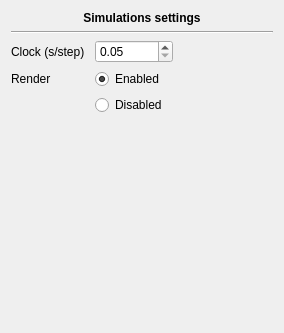
                    <widget class="QWidget" name="scrollAreaWidgetContents_6">
                     <property name="geometry">
                      <rect>
                       <x>0</x>
                       <y>0</y>
                       <width>284</width>
                       <height>333</height>
                      </rect>
                     </property>
                     <layout class="QVBoxLayout" name="verticalLayout_2">
                      <item>
                       <widget class="QLabel" name="label_14">
                        <property name="font">
                         <font>
                          <weight>75</weight>
                          <bold>true</bold>
                         </font>
                        </property>
                        <property name="text">
                         <string>Simulations settings</string>
                        </property>
                        <property name="alignment">
                         <set>Qt::AlignCenter</set>
                        </property>
                       </widget>
                      </item>
                      <item>
                       <widget class="Line" name="line_13">
                        <property name="orientation">
                         <enum>Qt::Horizontal</enum>
                        </property>
                       </widget>
                      </item>
                      <item>
                       <layout class="QGridLayout" name="gridLayout_6">
                        <item row="0" column="1">
                         <widget class="QDoubleSpinBox" name="doubleSpinBox">
                          <property name="minimum">
                           <double>0.050000000000000</double>
                          </property>
                          <property name="maximum">
                           <double>10.000000000000000</double>
                          </property>
                         </widget>
                        </item>
                        <item row="0" column="0">
                         <widget class="QLabel" name="label_18">
                          <property name="text">
                           <string>Clock (s/step)</string>
                          </property>
                         </widget>
                        </item>
                        <item row="0" column="2">
                         <spacer name="horizontalSpacer_4">
                          <property name="orientation">
                           <enum>Qt::Horizontal</enum>
                          </property>
                          <property name="sizeType">
                           <enum>QSizePolicy::Fixed</enum>
                          </property>
                          <property name="sizeHint" stdset="0">
                           <size>
                            <width>100</width>
                            <height>20</height>
                           </size>
                          </property>
                         </spacer>
                        </item>
                        <item row="3" column="1">
                         <spacer name="verticalSpacer_3">
                          <property name="orientation">
                           <enum>Qt::Vertical</enum>
                          </property>
                          <property name="sizeHint" stdset="0">
                           <size>
                            <width>20</width>
                            <height>40</height>
                           </size>
                          </property>
                         </spacer>
                        </item>
                        <item row="1" column="0">
                         <widget class="QLabel" name="label_22">
                          <property name="text">
                           <string>Render</string>
                          </property>
                         </widget>
                        </item>
                        <item row="1" column="1">
                         <widget class="QRadioButton" name="enable_render">
                          <property name="enabled">
                           <bool>true</bool>
                          </property>
                          <property name="autoFillBackground">
                           <bool>false</bool>
                          </property>
                          <property name="text">
                           <string>Enabled</string>
                          </property>
                          <property name="checked">
                           <bool>true</bool>
                          </property>
                         </widget>
                        </item>
                        <item row="2" column="1">
                         <widget class="QRadioButton" name="disable_render">
                          <property name="text">
                           <string>Disabled</string>
                          </property>
                         </widget>
                        </item>
                       </layout>
                      </item>
                     </layout>
                    </widget>
